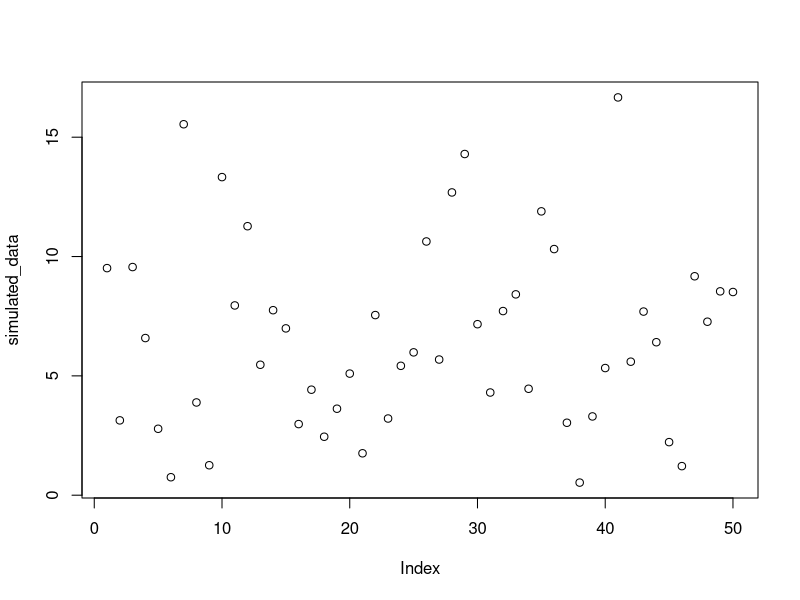
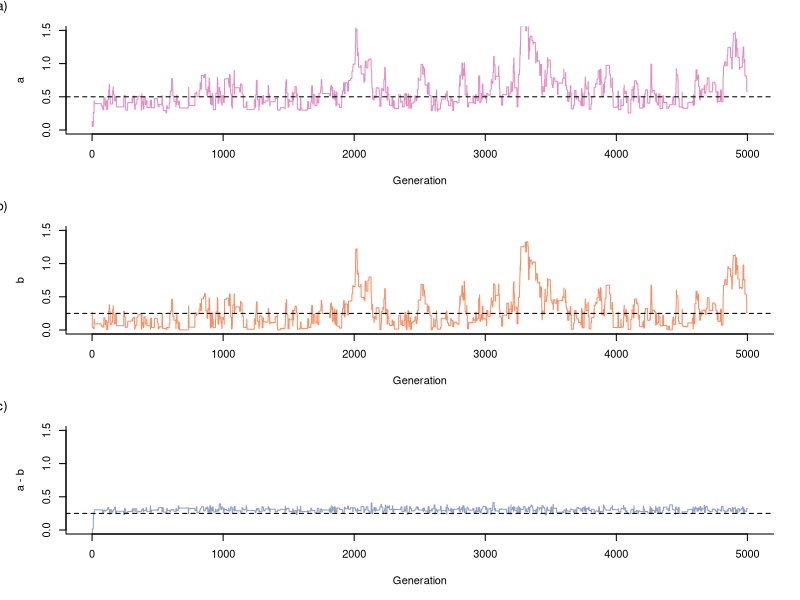
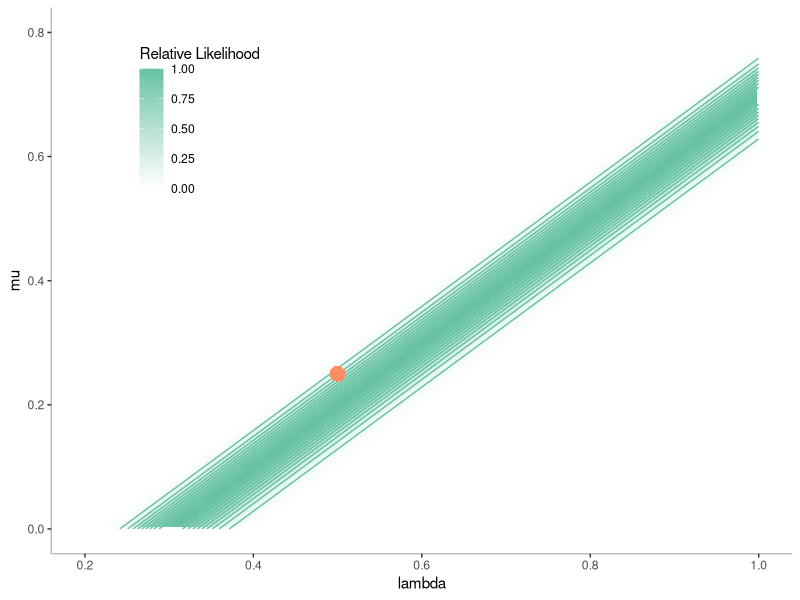
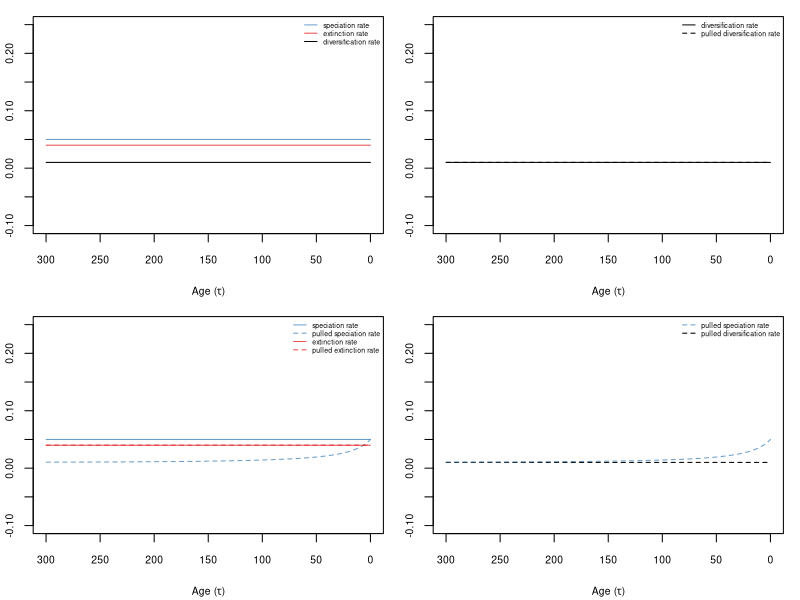
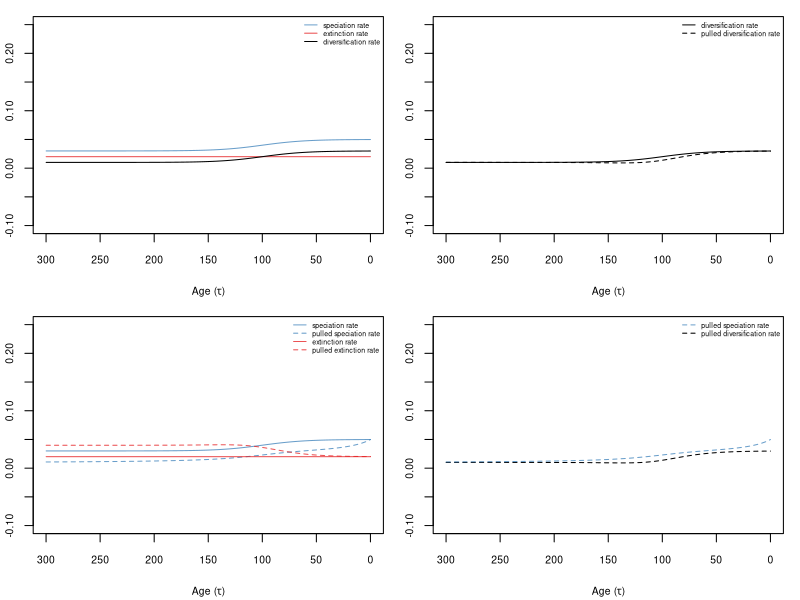
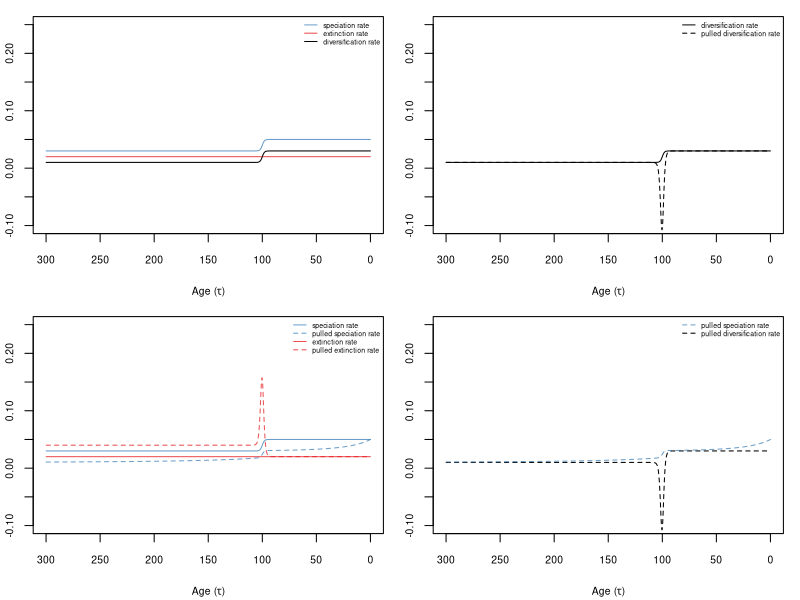
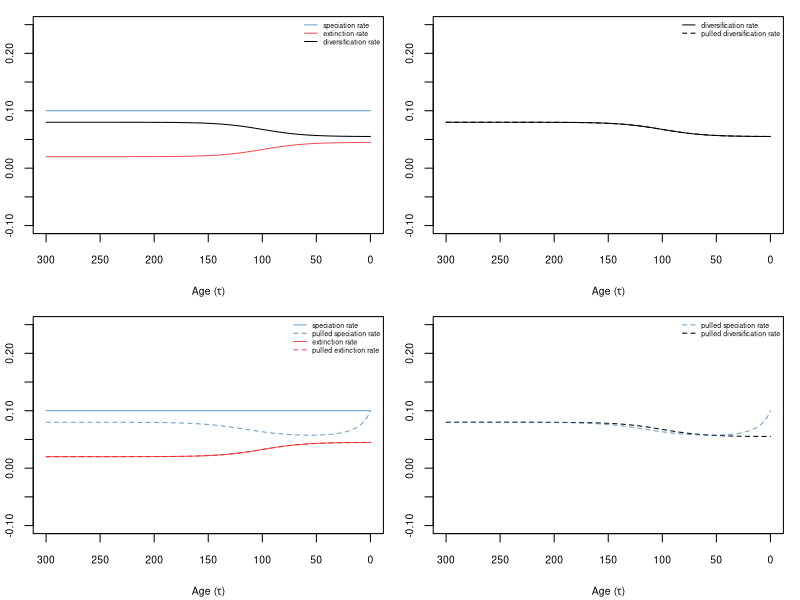
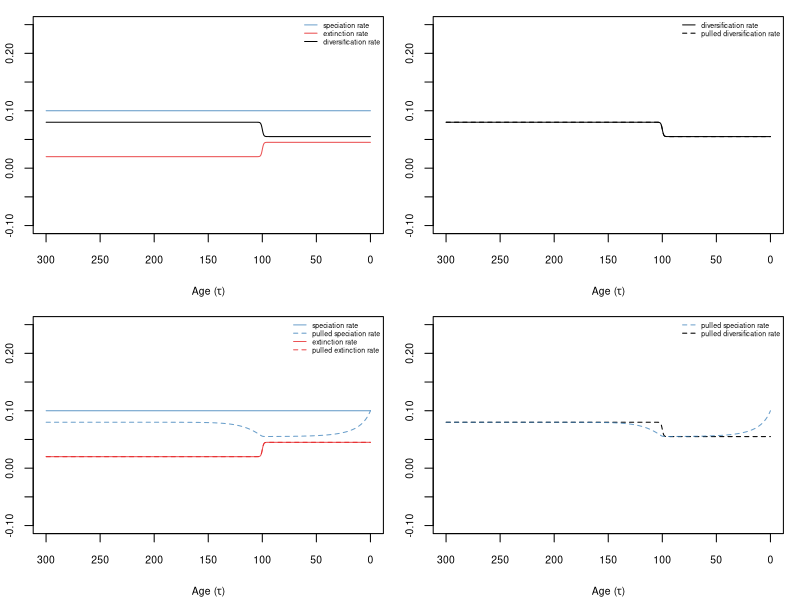

Write R code to recreate these figures, in order.
## ---- chunk 1
library(formatR)
knitr::opts_chunk$set(echo = TRUE)
knitr::opts_chunk$set(tidy.opts = list(width.cutoff = 60), tidy = TRUE)
#colour palette
library(RColorBrewer)
palette(brewer.pal(4, "Set2"))
cols <- brewer.pal(4, "Set2")

## ---- chunk 2

#number of simulated data points
n =  50

#true value of parameter1
a_true = 0.5

#true value of parameter2
b_true = 0.25

#sum of true values
diff_true <- a_true - b_true

#simulate data with gamma distribution
simulated_data <- rgamma(n, #number of simulated data points
                         shape = 2, #shape of gamma distribution
                         rate = diff_true) #scale


#look at simulated data
plot(simulated_data)

## ---- chunk 3
#rate for exponential distribution
alpha = 0.5

#draw 2 values from exponential distribution
a <- rexp(1, 1 / alpha)
b <- rexp(1, 1 / alpha)
## ---- chunk 4

#function to calculate likelihood
likelihood <- function(a, b, datos) {
  if ((a - b) < 0) {
    like <- 0
    return(like) #fail
  } else{
    #product of all vectors of elements in gamma dist
    like <-prod(dgamma(datos, 2, rate = (a - b))) 
    return(like)
  }
}

#function to calculate prior
prior <- function(a, b) {
  if ((a - b) < 0) {
    prior.val <- 0
    return(prior.val)
  } else{
    prior.val <- dexp(a, 1 / alpha) * dexp(b, 1 / alpha)
    return(prior.val)
  }
}

## ---- chunk 5
#number of generations to run chain
generations <- 5000

#limits on sampling (+ or - this value)
delta <- 0.25

#prepare output matrix
output <- matrix(rep(0, 6 * generations), ncol = 6)

for (i in 1:generations) {
  #modify params (step)
  a_prime <- a + runif(1, -delta, delta)
  b_prime <- b + runif(1, -delta, delta)

  #calculate ratio of likelihoods of new values / old values
  like_odds <-
    likelihood(a_prime, b_prime, simulated_data) / likelihood(a, b, simulated_data)
  
  #calculate ratio of prior of new values / old values
  prior_odds <- prior(a_prime, b_prime) / prior(a, b)
  
  #calculate posterior odds
  R <- like_odds * prior_odds

  #randomly draw from uniform distribution
  u <- runif(1)

  #set to 0 if prior_odds is NaN
  if(is.nan(prior_odds)){
    R<-0
  }
  
  #if posterior odds are greater than a random value, keep new values of parameter
  if (u < R) {
    a = a_prime
    b = b_prime
  }

  #calculate posterior (likelihood*prior)
  posterior <- likelihood(a, b, simulated_data) * prior(a, b)

  #store output
  output[i, 1] <- i
  output[i, 2] <- prior(a, b)
  output[i, 3] <- likelihood(a, b, simulated_data)
  output[i, 4] <- posterior
  output[i, 5] <- a
  output[i, 6] <- b
}

#format output data
output <- data.frame(output)
names(output) <-
  c("iteration", "prior", "likelihood", "posterior", "a", "b")

## ---- chunk 6
par(mar = c(5, 5, 2, 2))
#plot values of parameters in chain
par(mfrow = c(3, 1))
plot(
  output$a ~ output$iteration,
  type = 'l',
  col = 4,
  ylim = c(0, 1.5),
  xlab = "Generation",
  ylab = "a",
  bty = 'l'
)
abline(h = a_true, lty = 2)
mtext(
  "a)",
  side = 3,
  line = 1,
  adj = -0.1,
  cex = 0.8
)

plot(
  output$b ~ output$iteration,
  type = 'l',
  col = 2,
  ylim = c(0, 1.5),
  xlab = "Generation",
  ylab = "b",
  bty = 'l'
)
abline(h = b_true, lty = 2)
mtext(
  "b)",
  side = 3,
  line = 1,
  adj = -0.1,
  cex = 0.8
)

plot((output$a - output$b) ~ output$iteration,
     type = 'l',
     col = 3,
     ylim = c(0, 1.5),
     xlab = "Generation",
     ylab = "a - b",
     bty = 'l'
)
abline(h = a_true - b_true, lty = 2)
mtext(
  "c)",
  side = 3,
  line = 1,
  adj = -0.1,
  cex = 0.8
)
## ---- chunk 7

#vector across range of values interested in
values_m <- seq(0, 1.2, 0.005)

#Create a data frame from all combinations of the supplied vector
contour_mat <- expand.grid(values_m, values_m)

#prepare for storing likelhood
likelihood_vals <- rep(0, dim(contour_mat)[1])

#for each pair of values calculate likelihood
for (i in 1:dim(contour_mat)[1]) {
  likelihood_vals[i] <-
    likelihood(contour_mat[i, 1], contour_mat[i, 2], simulated_data)
}

#get location of maximum likelihood value
maximum <- which.max(likelihood_vals)

#convert raw likelihoods to relative of ML
relative = likelihood_vals / likelihood_vals[maximum]
contour_mat <- cbind(contour_mat, likelihood_vals)
contour_mat <- cbind(contour_mat, relative)

library("ggplot2")

ggplot(contour_mat, aes(x = Var1, y = Var2, z = relative)) +
  scale_x_continuous(expand = c(0, 0)) +
  scale_y_continuous(expand = c(0, 0)) +
  stat_contour(geom = "polygon", aes(fill = ..level..)) +
  geom_tile(aes(fill = relative)) +
  stat_contour(bins = 10,
               color = cols[1],
               size = 0.5)  +
  scale_fill_gradient(
    low = "white",
    high = cols[1],
    space = "Lab",
    na.value = "grey50",
    guide = "colourbar",
    aesthetics = "fill"
  ) +
  xlab("lambda") +
  ylab("mu") +
  xlim(0.2, 1) +
  ylim(0, 0.8) +
  guides(fill = guide_colorbar(title = "Relative Likelihood")) +
  geom_point(
    aes(x = a_true, y = b_true),
    colour = cols[2],
    pch = 16,
    size = 5,
  ) + theme(
    # Remove panel border
    panel.border = element_blank(),
    # Remove panel grid lines
    panel.grid.major = element_blank(),
    panel.grid.minor = element_blank(),
    # Remove panel background
    panel.background = element_blank(),
    # Add axis line
    axis.line = element_line(colour = "grey"),
    legend.position = c(0.2, 0.8)
  )

## ---- chunk 8
# Packages to load for the analyses

packages <- c("deSolve","plotrix")
A <- lapply(
  packages,
  FUN = function(x) {
    if (!require(x, character.only = TRUE)) {
      install.packages(x, dependencies = TRUE)
      library(x, character.only = TRUE)
    }
  }
)
## ---- chunk 9
pulled <- function(birth,death,rho,t) {
  params <- numeric(0)
  # The following function is passed to the R function ode()
  fn <- function(t,e,params) {
    with(as.list(c(e,params)),
      {
        g <- death(t) - e*(birth(t) + death(t)) +e*e*birth(t)
        return(list(g))
      })
    }
  E0 <- 1 - rho # initial value for E
  Enum <- ode(E0, t, fn, params) # Numerical integration of e
  PSRfull <- birth(t)*(1 - Enum[,2]) # Pulled speciation rate
  # To get all vectors with the same length
  # we suppress the last value of the vector because only intervals are considered for the derivative
  PSR <- PSRfull[-length(PSRfull)] 
  tt <- t[-length(t)]
  dt <- t[2]-t[1] # to get the time interval
  # Pulled diversification rate
  PDR <- birth(tt) - death(tt) + diff(birth(t))/(dt*birth(tt))
  PER <- birth(0)/(1-E0) - PDR   # Pulled extinction rate
  return( list("PSR"=PSR,"PER"=PER,"PDR"=PDR) )
}
## ---- chunk 10
smooth_stepwise <- function(r0,r1,Tshift,alpha,t){
  (r0 * exp(alpha * (t - Tshift)) + r1) / ( exp(alpha * (t- Tshift)) + 1)
}
## ---- chunk 11
plot_scenario <- function(spe,ext,rho,seq_time) {

pulled_rates <- pulled(birth = spe, death = ext,rho = rho,t = seq_time)
div <- function(x) spe(x) - ext(x)
PSR <- pulled_rates$PSR
PER <- pulled_rates$PER
PDR <- pulled_rates$PDR

#remove last time value to match differences / pulled rates
t <- seq_time[-length(seq_time)]

#layout
par(mar=c(4,2,1,1))
par(mfrow=c(2,2))
palette(alpha(brewer.pal(5, "Set1"), 0.75))

# True rates

#set y axis values based on rates
#Ymin <- 0.9*min(rev(spe(t)), rev(ext(t)),rev(div(t))) - 0.03
#Ymax <- 1.1*max(rev(spe(t)), rev(ext(t)),rev(div(t))) + 0.06

#fixed y axis values
Ymin <- -0.1
Ymax <- 0.25

plot(rev(spe(t))~rev(-t),type="l",col=2,ylim=c(Ymin,Ymax),ylab = "", cex.lab = 0.75, cex.axis=0.75, xlab = bquote("Age (" * tau * ")")
  ,xaxt = "n"
)
axis(1, at = pretty(range(rev(-t))), labels = rev(pretty(range(rev(t)))), cex.axis=0.75)
lines(rev(ext(t))~rev(-t),col=1)
lines(rev(div(t))~rev(-t),col="black")
legend(
  "topright",
  legend = c("speciation rate",
             "extinction rate",
             "diversification rate"),
  lty = 1,
  col = c(2, 1, "black"),
  bty = 'n',
  cex=0.5
)


# True and pulled diversification rates
#Ymin <- 0.9*min(rev(div(t)), PDR) - 0.03
#Ymax <- 1.1*max(rev(div(t)), PDR) + 0.06
plot(rev(div(t))~rev(-t),type="l",col="black",ylim=c(Ymin,Ymax),ylab = "",cex.lab = 0.75, cex.axis=0.75, xlab = bquote("Age (" * tau * ")"),
  xaxt = "n"
)
axis(1, at = pretty(range(rev(-t))), labels = rev(pretty(range(rev(t)))), cex.axis=0.75)
lines(rev(PDR)~rev(-t),col="black",lty=2)
legend(
  "topright",
  legend = c("diversification rate",
             "pulled diversification rate"),
  lty = c(1,2),
  col = c("black"),
  bty = 'n',
  cex=0.5
)

# True and pulled speciation and extinction rates
#Ymin <- 0.9*min(rev(spe(t)), PSR,rev(ext(t))) - 0.03
#Ymax <- 1.1*max(rev(spe(t)), PSR,rev(ext(t))) + 0.06
plot(rev(spe(t))~rev(-t),type="l",col=2,ylim=c(Ymin,Ymax),ylab = "", cex.lab = 0.75, cex.axis=0.75, xlab = bquote("Age (" * tau * ")"),
  xaxt = "n"
)
axis(1, at = pretty(range(rev(-t))), labels = rev(pretty(range(rev(t)))), cex.axis=0.75)
lines(rev(PSR)~rev(-t),col=2,lty=2)
lines(rev(ext(t))~rev(-t),type="l",col=1)
lines(rev(PER)~rev(-t),col=1,lty=2)
legend(
  "topright",
  legend = c("speciation rate",
             "pulled speciation rate",
             "extinction rate",
             "pulled extinction rate"),
  lty = c(1,2,1,2),
  col = c(2,2,1,1),
  bty = 'n',
  cex=0.5
)

# Pulled  rates
#Ymin <- 0.9*min(PSR, PDR) - 0.03
#Ymax <- 1.1*max(PSR, PDR) + 0.06
plot(rev(PDR)~rev(-t),type="l",lty=2,col="black",ylim=c(Ymin,Ymax),ylab = "", cex.lab = 0.75, cex.axis=0.75, xlab = bquote("Age (" * tau * ")"),
  xaxt = "n"
)
axis(1, at = pretty(range(rev(-t))), labels = rev(pretty(range(rev(t)))), cex.axis=0.75)
lines(rev(PSR)~rev(-t),col=2,lty=2)
legend(
  "topright",
  legend = c("pulled speciation rate",
             "pulled diversification rate"),
  lty = c(2),
  col = c(2, "black"),
  bty = 'n',
  cex=0.5
)

}
## ---- chunk 12
tmax <- 300
seq_time <- seq(0, tmax,0.1)
spe0 <- function(x) 0.05 + x - x
ext0 <- function(x) 0.04 + x - x
plot_scenario(spe = spe0,ext = ext0,rho = 1,seq_time = seq(0, tmax,0.1))
## ---- chunk 13
tmax <- 300
seq_time <- seq(0, tmax,0.1)
spe1 <- function(x) smooth_stepwise(r0 = 0.03,r1 = 0.05,Tshift = 100,alpha = .05,x)
ext1 <- function(x) 0.02 + x - x
plot_scenario(spe = spe1,ext = ext1,rho = 1,seq_time = seq(0, tmax,0.1))
## ---- chunk 14
tmax <- 300
seq_time <- seq(0, tmax,0.1)
spe1 <- function(x) smooth_stepwise(r0 = 0.03,r1 = 0.05,Tshift = 100,alpha = 1,x)
ext1 <- function(x) 0.02 + x - x
plot_scenario(spe = spe1,ext = ext1,rho = 1,seq_time = seq(0, tmax,0.1))
## ---- chunk 15
tmax <- 300
seq_time <- seq(0, tmax,0.1)
spe1 <- function(x) 0.1 + x - x
ext1 <- function(x) smooth_stepwise(r0 = 0.02,r1 = 0.045,Tshift = 100,alpha = .05,x)
plot_scenario(spe = spe1,ext = ext1,rho = 1,seq_time = seq(0, tmax,0.1))

## ---- chunk 16
tmax <- 300
seq_time <- seq(0, tmax,0.1)
spe1 <- function(x) 0.1 + x - x
ext1 <- function(x) smooth_stepwise(r0 = 0.02,r1 = 0.045,Tshift = 100,alpha = 1.5,x)
plot_scenario(spe = spe1,ext = ext1,rho = 1,seq_time = seq(0, tmax,0.1))
## ---- chunk 17
tmax <- 300
seq_time <- seq(0, tmax,0.1)
spe1 <- function(x) 0.06*exp(-0.008*x)
ext1 <- function(x) smooth_stepwise(r0 = 0.01,r1 = 0.03,Tshift = 100,alpha = 0.05,x)
plot_scenario(spe = spe1,ext = ext1,rho = 1,seq_time = seq(0, tmax,0.1))
## ---- chunk 18
tmax <- 300
seq_time <- seq(0, tmax,0.1)
spe1 <- function(x) 0.2*exp(-0.01*x)
ext1 <- function(x) 0.02*(1.1+0.5*cos(0.1*x))
plot_scenario(spe = spe1,ext = ext1,rho = 1,seq_time = seq(0, tmax,0.1))
## ---- chunk 19
tmax <- 300
seq_time <- seq(0, tmax,0.1)
spe1 <- function(x) 0.05 + 0.0002*x
ext1 <- function(x) 0.02 + 0.0001*x
plot_scenario(spe = spe1,ext = ext1,rho = 1,seq_time = seq(0, tmax,0.1))
## ---- chunk 20
tmax <- 300
seq_time <- seq(0, tmax,0.1)
spe1 <- function(x) 0.1 - 0.0001*x
ext1 <- function(x) 0.07 - 0.0002*x
plot_scenario(spe = spe1,ext = ext1,rho = 1,seq_time = seq(0, tmax,0.1))
## ---- chunk 21
tmax <- 300
seq_time <- seq(0, tmax,0.1)
spe1 <- function(x) ifelse(x<150, smooth_stepwise(r0 = 0.1,r1 = 0.05,Tshift = 120,alpha = 0.5,x),smooth_stepwise(r0 = 0.04,r1 = 0.1,Tshift = 200,alpha = 0.5,x))
ext1 <- function(x) ifelse(x<75, smooth_stepwise(r0 = 0.01,r1 = 0.04,Tshift = 50,alpha = 0.5,x),smooth_stepwise(r0 = 0.04,r1 = 0.01,Tshift = 80,alpha = 0.5,x))
plot_scenario(spe = spe1,ext = ext1,rho = 1,seq_time = seq(0, tmax,0.1))
## ---- chunk 22
tmax <- 300
seq_time <- seq(0, tmax,0.1)
spe1 <- function(x) 0.05*(1+exp(-(x-100)^2/100)-0.5*exp(-(x-200)^2/200))
ext1 <- function(x) 0.02*(1-0.5*exp(-(x-50)^2/100)+exp(-(x-180)^2/300))
plot_scenario(spe = spe1,ext = ext1,rho = 1,seq_time = seq(0, tmax,0.1))
## ---- chunk 23
tmax <- 300
seq_time <- seq(0, tmax,0.1)
spe1 <- function(x) 0.05*(1+0.2*cos(0.05*x))
ext1 <- function(x) 0.02*(1-0.5*exp(-(x-50)^2/100)+exp(-(x-180)^2/300))
plot_scenario(spe = spe1,ext = ext1,rho = 1,seq_time = seq(0, tmax,0.1))
## ---- chunk 24
tmax <- 300
seq_time <- seq(0, tmax,0.1)
spe1 <- function(x) 0.05 + 0.05*exp(-0.02*x)
ext1 <- function(x) 0.045 + 0.05*exp(-0.02*x)
plot_scenario(spe = spe1,ext = ext1,rho = 1,seq_time = seq(0, tmax,0.1))
## ---- chunk 25
tmax <- 300
seq_time <- seq(0, tmax,0.1)
spe1 <- function(x) 0.05 + 0.05*exp(-(x-50)^2/500) + 0.1*exp(-(x-200)^2/10000)
ext1 <- function(x) 0.02 + 0.05*exp(-(x-50)^2/500) + 0.1*exp(-(x-200)^2/10000)
plot_scenario(spe = spe1,ext = ext1,rho = 1,seq_time = seq(0, tmax,0.1))
## ---- chunk 26
tmax <- 300
seq_time <- seq(0, tmax,0.1)
spe1 <- function(x) 0.05 + 0.015*cos(0.25*x)
ext1 <- function(x) 0.02 + 0.015*cos(0.25*x)
plot_scenario(spe = spe1,ext = ext1,rho = 1,seq_time = seq(0, tmax,0.1))
## ---- chunk 27
spe<-list()
ext<-list()

spe[[1]] <- function(x) 0.05 + 0.01*cos(0.05*x)
ext[[1]] <- function(x) 0.02 + 0.01*cos(0.05*x)

spe[[2]] <- function(x) 0.05 + 0.015*cos(0.05*x)
ext[[2]] <- function(x) 0.02 + 0.01*cos(0.05*x)

spe[[3]] <- function(x) 0.05 + 0.02*cos(0.05*x)
ext[[3]] <- function(x) 0.02 + 0.01*cos(0.05*x)

spe[[4]] <- function(x) 0.05 + 0.025*cos(0.05*x)
ext[[4]] <- function(x) 0.02 + 0.01*cos(0.05*x)
## ---- chunk 28
tmax <- 300
seq_time <- seq(0, tmax,0.1)

par(mfrow=c(2,2))
par(mar=c(4,2,1,1))

for(i in 1:length(spe)){

t <- seq_time[-length(seq_time)]
pulled_rates <- pulled(birth = spe[[i]], death = ext[[i]],rho = 1,t = seq_time)
PDR <- pulled_rates$PDR

div1 <- function(x) spe[[i]](x) - ext[[i]](x)

Ymin <- 0.9*min(spe[[i]](t), ext[[i]](t), div1(t)) - 0.03
Ymax <- 1.1*max(spe[[i]](t), ext[[i]](t), div1(t)) + 0.06
plot(rev(spe[[i]](t))~rev(-t),type="l",col=2,ylim=c(Ymin,Ymax),ylab = "", cex.lab = 0.75, cex.axis=0.75, xlab = bquote("Age (" * tau * ")"),
  xaxt = "n"
)
axis(1, at = pretty(range(rev(-t))), labels = rev(pretty(range(rev(t)))), cex.axis=0.75)
lines(rev(ext[[i]](t))~rev(-t),col=1)
lines(rev(div1(t))~rev(-t),col="black",lwd=2)
lines(rev(PDR)~rev(-t),col="black",lty=2)
if(i == 1){
  legend(
  "topright",
  legend = c("speciation rate",
             "extinction rate",
             "diversification rate",
             "pulled diversification rate"),
  lty = c(1,1,1,2),
  col = c(2, 1, "black","black"),
  bty = 'n',
  cex=0.75
)
}

}

## ---- chunk 29
tmax <- 300
seq_time <- seq(0, tmax, 0.1)

spe <- list()
ext <- list()

spe[[1]] <- function(x) 0.05 + 0.01 * cos(0.05 * x)
ext[[1]] <- function(x) 0.02 + 0.01 * cos(0.05 * x)

spe[[2]] <- function(x) 0.05 + 0.01 * cos(0.055 * x)
ext[[2]] <- function(x) 0.02 + 0.01 * cos(0.05 * x)

spe[[3]] <- function(x) 0.05 + 0.01 * cos(0.06 * x)
ext[[3]] <- function(x) 0.02 + 0.01 * cos(0.05 * x)

spe[[4]] <- function(x) 0.05 + 0.01 * cos(0.065 * x)
ext[[4]] <- function(x) 0.02 + 0.01 * cos(0.05 * x)
## ---- chunk 30

par(mfrow = c(2, 2))
par(mar = c(4, 2, 1, 1))

for (i in 1:length(spe)) {
  t <- seq_time[-length(seq_time)]
  pulled_rates <-
    pulled(
      birth = spe[[i]],
      death = ext[[i]],
      rho = 1,
      t = seq_time
    )
  PDR <- pulled_rates$PDR
  
  div1 <- function(x)
    spe[[i]](x) - ext[[i]](x)
  
  Ymin <- 0.9 * min(spe[[i]](t), ext[[i]](t), div1(t)) - 0.03
  Ymax <- 1.1 * max(spe[[i]](t), ext[[i]](t), div1(t)) + 0.06
  plot(rev(spe[[i]](t))~rev(-t),type="l",col=2,ylim=c(Ymin,Ymax),ylab = "", cex.lab = 0.75, cex.axis=0.75, xlab = bquote("Age (" * tau * ")"),
  xaxt = "n"
)
axis(1, at = pretty(range(rev(-t))), labels = rev(pretty(range(rev(t)))), cex.axis=0.75)
lines(rev(ext[[i]](t))~rev(-t),col=1)
lines(rev(div1(t))~rev(-t),col="black",lwd=2)
lines(rev(PDR)~rev(-t),col="black",lty=2)
if(i == 1){
  legend(
  "topright",
  legend = c("speciation rate",
             "extinction rate",
             "diversification rate",
             "pulled diversification rate"),
  lty = c(1,1,1,2),
  col = c(2, 1, "black","black"),
  bty = 'n',
  cex=0.75
)
}

}


## ---- chunk 31
tmax <- 300
seq_time <- seq(0, tmax,0.1)

spe<-list()
ext<-list()

spe[[1]] <- function(x) 0.05 + 0.01*cos(0.05*x)
ext[[1]] <- function(x) 0.02 + 0.01*cos(0.05*x)

spe[[2]] <- function(x) 0.05 + 0.01*cos(0.05*(x-10))
ext[[2]] <- function(x) 0.02 + 0.01*cos(0.05*x)

spe[[3]] <- function(x) 0.05 + 0.01*cos(0.05*(x-20))
ext[[3]] <- function(x) 0.02 + 0.01*cos(0.05*x)

spe[[4]] <- function(x) 0.05 + 0.01*cos(0.05*(x-30))
ext[[4]] <- function(x) 0.02 + 0.01*cos(0.05*x)
## ---- chunk 32
par(mfrow=c(2,2))
par(mar=c(4,2,1,1))

for(i in 1:length(spe)){

t <- seq_time[-length(seq_time)]
pulled_rates <- pulled(birth = spe[[i]], death = ext[[i]],rho = 1,t = seq_time)
PDR <- pulled_rates$PDR

div1 <- function(x) spe[[i]](x) - ext[[i]](x)

Ymin <- 0.9*min(spe[[i]](t), ext[[i]](t), div1(t)) - 0.03
Ymax <- 1.1*max(spe[[i]](t), ext[[i]](t), div1(t)) + 0.06
plot(rev(spe[[i]](t))~rev(-t),type="l",col=2,ylim=c(Ymin,Ymax),ylab = "", cex.lab = 0.75, cex.axis=0.75, xlab = bquote("Age (" * tau * ")"),
  xaxt = "n"
)
axis(1, at = pretty(range(rev(-t))), labels = rev(pretty(range(rev(t)))), cex.axis=0.75)
lines(rev(ext[[i]](t))~rev(-t),col=1)
lines(rev(div1(t))~rev(-t),col="black",lwd=2)
lines(rev(PDR)~rev(-t),col="black",lty=2)

if(i == 1){
  legend(
  "topright",
  legend = c("speciation rate",
             "extinction rate",
             "diversification rate",
             "pulled diversification rate"),
  lty = c(1,1,1,2),
  col = c(2, 1, "black","black"),
  bty = 'n',
  cex=0.75
)
}

}
